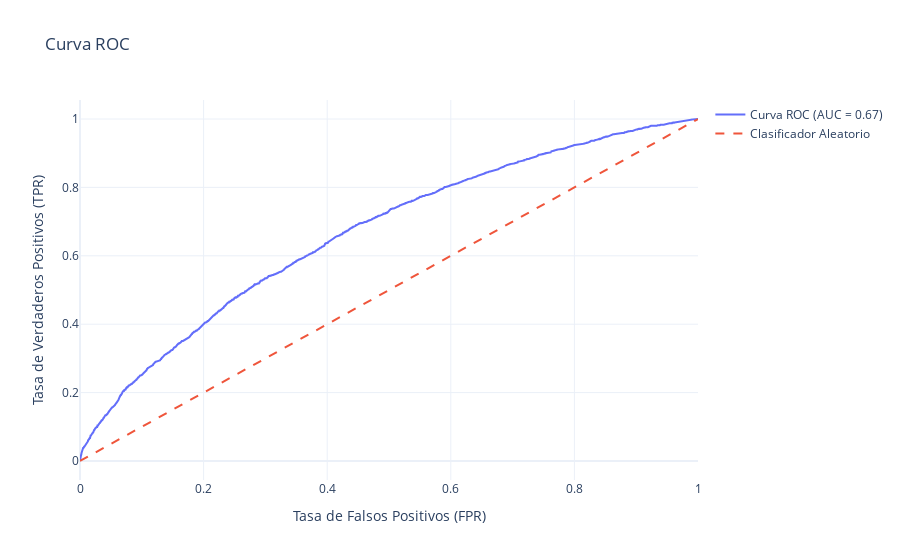

Here is the notebook cell this chart was saved with:
### Markdown cell above
# Evaluar rendimiento del modelo.

### Code cell
from sklearn.metrics import roc_auc_score, recall_score
print(f"AUC: {roc_auc_score(y_test, y_proba)}")
print(f"Recall: {recall_score(y_test, y_pred)}")
import plotly.express as px
import plotly.graph_objects as go
from sklearn.metrics import confusion_matrix, roc_curve



# grafico auc_roc_curve
fpr, tpr, thresholds = roc_curve(y_test, y_proba)
fig_roc = go.Figure(data=[
    go.Scatter(x=fpr, y=tpr, mode='lines', name='Curva ROC (AUC = {:.2f})'.format(roc_auc_score(y_test, y_proba))),
    go.Scatter(x=[0, 1], y=[0, 1], mode='lines', line=dict(dash='dash'), name='Clasificador Aleatorio')
])
fig_roc.update_layout(
    title='Curva ROC',
    xaxis_title='Tasa de Falsos Positivos (FPR)',
    yaxis_title='Tasa de Verdaderos Positivos (TPR)',
    template='plotly_white'
)
fig_roc.write_image('../reports/figures/roc_curve_optuna.png')
fig_roc.show()

### Figure 1 — Plotly figure (JSON) as saved in the notebook; plotly's stock layout.template omitted (floating-point values rounded to 4 significant figures; data arrays with more than 128 entries replaced by an {"elided": "..."} marker saying what was removed)
{"data": [{"mode": "lines", "name": "Curva ROC (AUC = 0.67)", "type": "scatter", "x": {"elided": "3939 float values"}, "y": {"elided": "3939 float values"}}, {"line": {"dash": "dash"}, "mode": "lines", "name": "Clasificador Aleatorio", "type": "scatter", "x": [0, 1], "y": [0, 1]}], "layout": {"title": {"text": "Curva ROC"}, "xaxis": {"title": {"text": "Tasa de Falsos Positivos (FPR)"}}, "yaxis": {"title": {"text": "Tasa de Verdaderos Positivos (TPR)"}}}}
